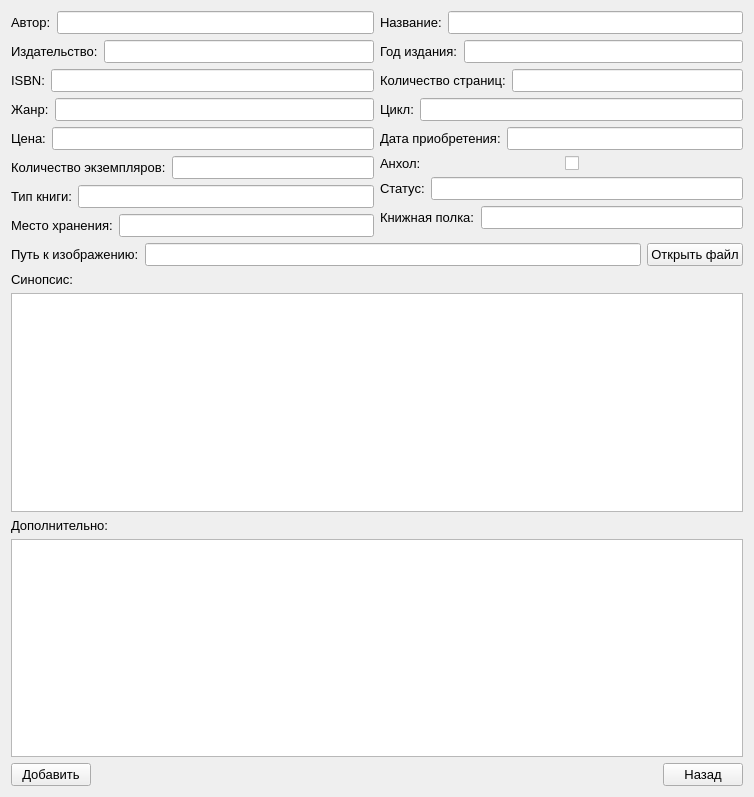
<?xml version="1.0" encoding="UTF-8"?>
<ui version="4.0">
 <class>AddBook</class>
 <widget class="QWidget" name="AddBook">
  <property name="geometry">
   <rect>
    <x>0</x>
    <y>0</y>
    <width>754</width>
    <height>797</height>
   </rect>
  </property>
  <property name="font">
   <font>
    <pointsize>10</pointsize>
   </font>
  </property>
  <property name="windowTitle">
   <string>Добавление новой книги</string>
  </property>
  <property name="windowIcon">
   <iconset resource="icon.qrc">
    <normaloff>:/new/prefix1/изображение_2023-04-10_135944216.png</normaloff>:/new/prefix1/изображение_2023-04-10_135944216.png</iconset>
  </property>
  <layout class="QGridLayout" name="gridLayout">
   <item row="0" column="0">
    <layout class="QVBoxLayout" name="verticalLayout_3">
     <item>
      <layout class="QHBoxLayout" name="horizontalLayout_17">
       <item>
        <layout class="QVBoxLayout" name="verticalLayout">
         <item>
          <layout class="QHBoxLayout" name="horizontalLayout">
           <item>
            <widget class="QLabel" name="label">
             <property name="text">
              <string>Автор:</string>
             </property>
            </widget>
           </item>
           <item>
            <widget class="QLineEdit" name="lineEdit"/>
           </item>
          </layout>
         </item>
         <item>
          <layout class="QHBoxLayout" name="horizontalLayout_2">
           <item>
            <widget class="QLabel" name="label_2">
             <property name="text">
              <string>Издательство:</string>
             </property>
            </widget>
           </item>
           <item>
            <widget class="QLineEdit" name="lineEdit_2"/>
           </item>
          </layout>
         </item>
         <item>
          <layout class="QHBoxLayout" name="horizontalLayout_3">
           <item>
            <widget class="QLabel" name="label_3">
             <property name="text">
              <string>ISBN:</string>
             </property>
            </widget>
           </item>
           <item>
            <widget class="QLineEdit" name="lineEdit_3"/>
           </item>
          </layout>
         </item>
         <item>
          <layout class="QHBoxLayout" name="horizontalLayout_4">
           <item>
            <widget class="QLabel" name="label_4">
             <property name="text">
              <string>Жанр:</string>
             </property>
            </widget>
           </item>
           <item>
            <widget class="QLineEdit" name="lineEdit_4"/>
           </item>
          </layout>
         </item>
         <item>
          <layout class="QHBoxLayout" name="horizontalLayout_5">
           <item>
            <widget class="QLabel" name="label_5">
             <property name="text">
              <string>Цена:</string>
             </property>
            </widget>
           </item>
           <item>
            <widget class="QLineEdit" name="lineEdit_5"/>
           </item>
          </layout>
         </item>
         <item>
          <layout class="QHBoxLayout" name="horizontalLayout_6">
           <item>
            <widget class="QLabel" name="label_6">
             <property name="text">
              <string>Количество экземпляров:</string>
             </property>
            </widget>
           </item>
           <item>
            <widget class="QLineEdit" name="lineEdit_6"/>
           </item>
          </layout>
         </item>
         <item>
          <layout class="QHBoxLayout" name="horizontalLayout_7">
           <item>
            <widget class="QLabel" name="label_7">
             <property name="text">
              <string>Тип книги:</string>
             </property>
            </widget>
           </item>
           <item>
            <widget class="QLineEdit" name="lineEdit_7"/>
           </item>
          </layout>
         </item>
         <item>
          <layout class="QHBoxLayout" name="horizontalLayout_8">
           <item>
            <widget class="QLabel" name="label_8">
             <property name="text">
              <string>Место хранения:</string>
             </property>
            </widget>
           </item>
           <item>
            <widget class="QLineEdit" name="lineEdit_8"/>
           </item>
          </layout>
         </item>
        </layout>
       </item>
       <item>
        <layout class="QVBoxLayout" name="verticalLayout_2">
         <item>
          <layout class="QHBoxLayout" name="horizontalLayout_9">
           <item>
            <widget class="QLabel" name="label_9">
             <property name="text">
              <string>Название:</string>
             </property>
            </widget>
           </item>
           <item>
            <widget class="QLineEdit" name="lineEdit_9"/>
           </item>
          </layout>
         </item>
         <item>
          <layout class="QHBoxLayout" name="horizontalLayout_10">
           <item>
            <widget class="QLabel" name="label_10">
             <property name="text">
              <string>Год издания:</string>
             </property>
            </widget>
           </item>
           <item>
            <widget class="QLineEdit" name="lineEdit_10"/>
           </item>
          </layout>
         </item>
         <item>
          <layout class="QHBoxLayout" name="horizontalLayout_11">
           <item>
            <widget class="QLabel" name="label_11">
             <property name="text">
              <string>Количество страниц:</string>
             </property>
            </widget>
           </item>
           <item>
            <widget class="QLineEdit" name="lineEdit_11"/>
           </item>
          </layout>
         </item>
         <item>
          <layout class="QHBoxLayout" name="horizontalLayout_12">
           <item>
            <widget class="QLabel" name="label_12">
             <property name="text">
              <string>Цикл:</string>
             </property>
            </widget>
           </item>
           <item>
            <widget class="QLineEdit" name="lineEdit_12"/>
           </item>
          </layout>
         </item>
         <item>
          <layout class="QHBoxLayout" name="horizontalLayout_13">
           <item>
            <widget class="QLabel" name="label_13">
             <property name="text">
              <string>Дата приобретения:</string>
             </property>
            </widget>
           </item>
           <item>
            <widget class="QLineEdit" name="lineEdit_13"/>
           </item>
          </layout>
         </item>
         <item>
          <layout class="QHBoxLayout" name="horizontalLayout_14">
           <item>
            <widget class="QLabel" name="label_14">
             <property name="text">
              <string>Анхол:</string>
             </property>
            </widget>
           </item>
           <item>
            <widget class="QCheckBox" name="checkBox">
             <property name="text">
              <string/>
             </property>
            </widget>
           </item>
          </layout>
         </item>
         <item>
          <layout class="QHBoxLayout" name="horizontalLayout_15">
           <item>
            <widget class="QLabel" name="label_15">
             <property name="text">
              <string>Статус:</string>
             </property>
            </widget>
           </item>
           <item>
            <widget class="QLineEdit" name="lineEdit_14"/>
           </item>
          </layout>
         </item>
         <item>
          <layout class="QHBoxLayout" name="horizontalLayout_16">
           <item>
            <widget class="QLabel" name="label_16">
             <property name="text">
              <string>Книжная полка:</string>
             </property>
            </widget>
           </item>
           <item>
            <widget class="QLineEdit" name="lineEdit_15"/>
           </item>
          </layout>
         </item>
        </layout>
       </item>
      </layout>
     </item>
     <item>
      <layout class="QHBoxLayout" name="horizontalLayout_18">
       <item>
        <widget class="QLabel" name="label_17">
         <property name="text">
          <string>Путь к изображению:</string>
         </property>
        </widget>
       </item>
       <item>
        <widget class="QLineEdit" name="lineEdit_16"/>
       </item>
       <item>
        <widget class="QPushButton" name="pushButton_3">
         <property name="text">
          <string>Открыть файл</string>
         </property>
        </widget>
       </item>
      </layout>
     </item>
     <item>
      <widget class="QLabel" name="label_18">
       <property name="text">
        <string>Синопсис:</string>
       </property>
      </widget>
     </item>
     <item>
      <widget class="QTextEdit" name="textEdit"/>
     </item>
     <item>
      <widget class="QLabel" name="label_19">
       <property name="text">
        <string>Дополнительно:</string>
       </property>
      </widget>
     </item>
     <item>
      <widget class="QTextEdit" name="textEdit_2"/>
     </item>
     <item>
      <layout class="QHBoxLayout" name="horizontalLayout_20">
       <item>
        <widget class="QPushButton" name="pushButton">
         <property name="text">
          <string>Добавить</string>
         </property>
        </widget>
       </item>
       <item>
        <spacer name="horizontalSpacer">
         <property name="orientation">
          <enum>Qt::Horizontal</enum>
         </property>
         <property name="sizeHint" stdset="0">
          <size>
           <width>40</width>
           <height>20</height>
          </size>
         </property>
        </spacer>
       </item>
       <item>
        <widget class="QPushButton" name="pushButton_2">
         <property name="text">
          <string>Назад</string>
         </property>
        </widget>
       </item>
      </layout>
     </item>
    </layout>
   </item>
  </layout>
 </widget>
 <resources>
  <include location="icon.qrc"/>
 </resources>
 <connections/>
</ui>
